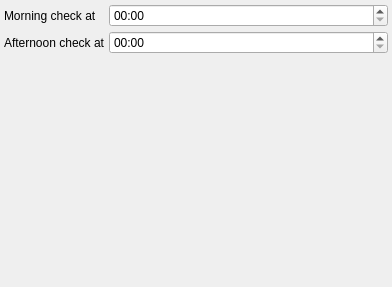
<ui version="4.0" >
 <class>form</class>
 <widget class="QWidget" name="form" >
  <property name="geometry" >
   <rect>
    <x>0</x>
    <y>0</y>
    <width>392</width>
    <height>287</height>
   </rect>
  </property>
  <property name="windowTitle" >
   <string>Form</string>
  </property>
  <layout class="QFormLayout" name="formLayout" >
   <item row="0" column="0" >
    <widget class="QLabel" name="label" >
     <property name="text" >
      <string>Morning check at</string>
     </property>
    </widget>
   </item>
   <item row="1" column="0" >
    <widget class="QLabel" name="label_2" >
     <property name="text" >
      <string>Afternoon check at</string>
     </property>
    </widget>
   </item>
   <item row="0" column="1" >
    <widget class="QTimeEdit" name="timeEdit" >
     <property name="displayFormat" >
      <string>HH:mm</string>
     </property>
    </widget>
   </item>
   <item row="1" column="1" >
    <widget class="QTimeEdit" name="timeEdit_2" >
     <property name="displayFormat" >
      <string>HH:mm</string>
     </property>
    </widget>
   </item>
  </layout>
 </widget>
 <layoutdefault spacing="4" margin="4" />
 <includes/>
 <resources/>
 <connections/>
</ui>
